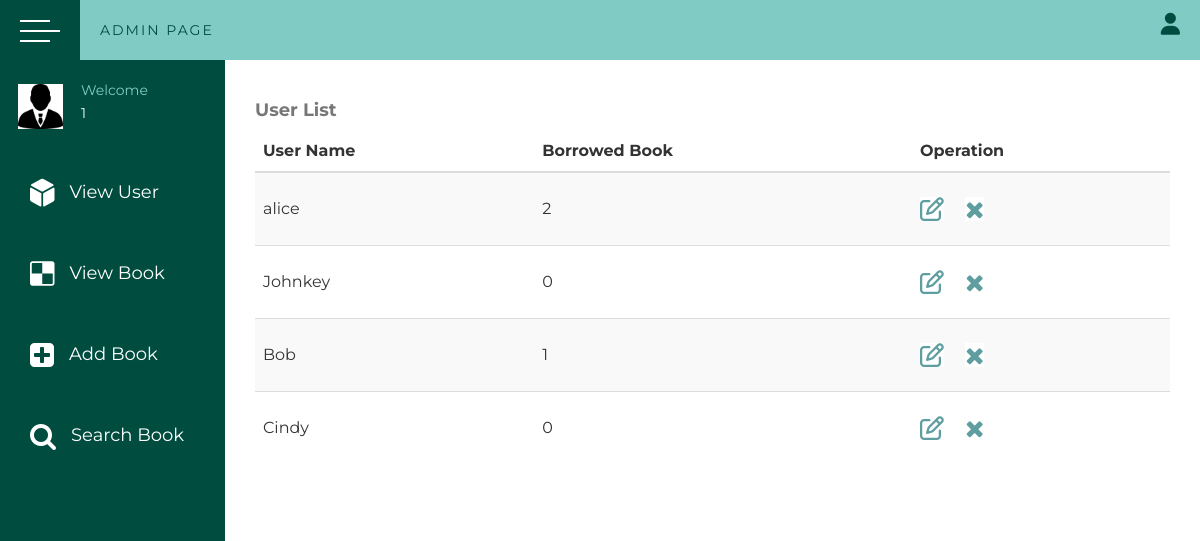
/userListForAdmin (signed in), run on the app's committed database.
### app/models.py (models this page shows, shortened)
class User(UserMixin, db.Model):
    __tablename__ = 'User'
    id = db.Column(db.Integer, primary_key=True)
    userName = db.Column(db.String(200), index=True, unique=True)
    password_hash = db.Column(db.String(128))
    bookCount = db.Column(db.Integer)
    criminalRecord = db.Column(db.Integer)
    firstBorrowBookId = db.Column(db.Integer)
    secondBorrowBookId = db.Column(db.Integer)
    thirdBorrowBookId = db.Column(db.Integer)
    @property
    def password(self):
        raise AttributeError('password is not a readable attribute')

### app/views.py (the view)
@app.route('/userListForAdmin')
def userListForAdmin():
    app.logger.info('info log')
    adminname = session['adminname']
    users = User.query.all()
    for user in users:
        if user.bookCount is None:
            user.bookCount = 0
    return render_template('userListForAdmin.html',
                           adminname=adminname,
                           users=users)

### app/templates/userListForAdmin.html (shortened to what this page needs)
{% extends 'adminBasePage.html' %}
{% block userlist %}
    <table class="table table-striped" style="font-family: Arial; font-size: medium">
        <caption style="font-size: large; font-weight: bold">User List</caption>
        <thead>
        <tr>
            <th>User Name</th>
            <th>Borrowed Book</th>
            <th>Operation</th>
        </tr>
        </thead>
        <tbody>
        {% for user in users %}
            <tr>
                <td style="line-height: 350%">{{ user.userName }}</td>
                <td style="line-height: 350%">{{ user.bookCount }}</td>
                <td style="line-height: 350%">
                    <a href="/adminEditUser/{{ user.id }}" type="submit" class="fa fa-edit"
                       style="background-color: white;color: cadetblue;border-color: white;
                       font-size: 24px;display: inline-block; vertical-align: middle;">
                    </a>
                    <a href="/deleteUserForAdmin/{{ user.id }}" type="submit" class="fa fa-remove" onclick="con()"
                       style="background-color: white;color: cadetblue;border-color: white;margin-left: 7%;
                       font-size: 24px;display: inline-block; vertical-align: middle;">
                    </a>
                </td>
            </tr>
        {% endfor %}
        </tbody>
    </table>
{% endblock %}

### app/static/secondBaseStyles.css (style rules this page uses)
* { margin: 0; padding: 0; list-style: none; box-sizing: border-box; text-decoration: none; font-family: 'Montserrat', sans-serif; }

### data on the page
User: userName "alice", bookCount "2"
User: userName "Johnkey", bookCount "0"
User: userName "Bob", bookCount "1"
User: userName "Cindy", bookCount "0"

### other printed values
{{ adminname }} "1"
